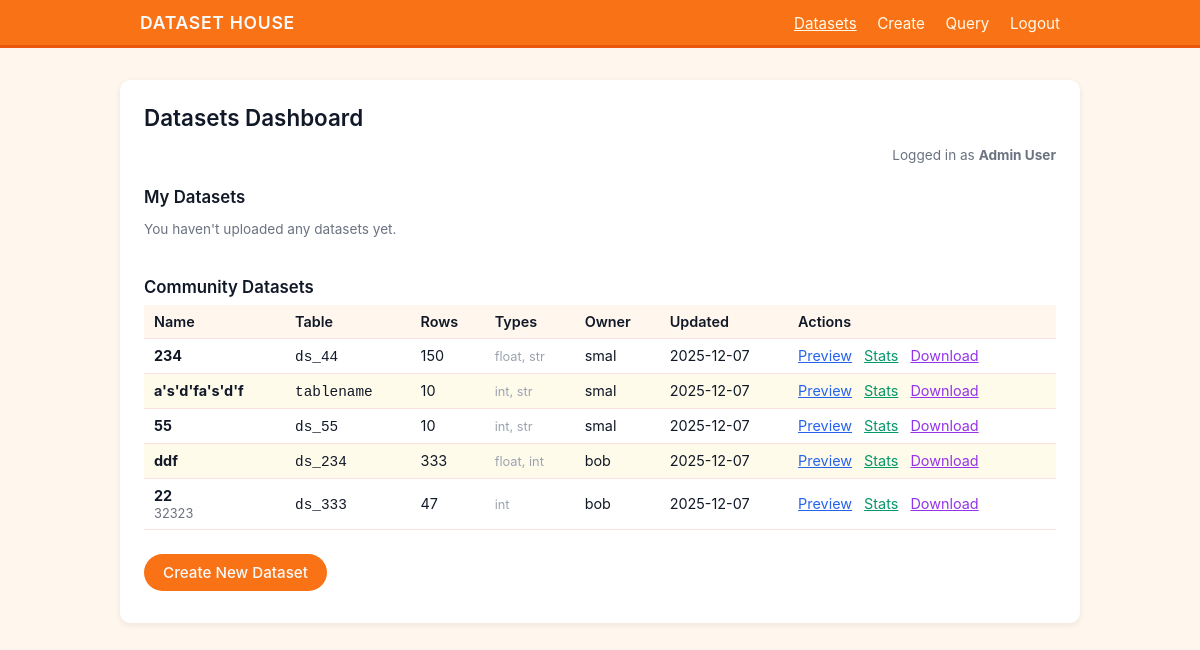
Page /datasets (signed in) on the committed database.
### models.py (models this page shows, shortened)
class User(UserMixin, db.Model):
    __tablename__ = 'users'
    id = db.Column(db.Integer, primary_key=True)  # PK_user_id
    full_name = db.Column(db.String(100), nullable=False)
    email = db.Column(db.String(120), unique=True, nullable=False)
    password_hash = db.Column(db.String(200), nullable=False)
    created_at = db.Column(db.DateTime, default=datetime.utcnow)
    datasets = db.relationship('Dataset', backref='owner', lazy=True)
    queries = db.relationship('QueryLog', backref='user', lazy=True)

class Dataset(db.Model):
    __tablename__ = 'datasets'
    id = db.Column(db.Integer, primary_key=True)
    name = db.Column(db.String(100), nullable=False)
    table_name = db.Column(db.String(100), unique=True, nullable=False)
    description = db.Column(db.Text)
    tags = db.Column(db.String(200))
    rows = db.Column(db.Integer, default=0)
    columns = db.Column(db.Integer, default=0)
    types = db.Column(db.String(200), default="unknown")
    visibility = db.Column(db.String(20), default='public')
    file_path = db.Column(db.String(200))
    created_at = db.Column(db.DateTime, default=datetime.utcnow)
    updated_at = db.Column(db.DateTime, default=datetime.utcnow, onupdate=datetime.utcnow)
    owner_id = db.Column(db.Integer, db.ForeignKey('users.id'), nullable=False)
    logs = db.relationship('QueryLog', backref='dataset', lazy=True, cascade="all, delete-orphan")

### app.py (the view)
@app.route('/datasets')
@login_required
def dataset_list():
    my_datasets = Dataset.query.filter_by(owner_id=current_user.id).order_by(Dataset.created_at.desc()).all()
    other_datasets = Dataset.query.filter(
        Dataset.owner_id != current_user.id,
        Dataset.visibility == 'public'
    ).order_by(Dataset.created_at.desc()).all()
    return render_template('datasets.html', my_datasets=my_datasets, other_datasets=other_datasets)

### app.py (called while the page is built)
@login_manager.user_loader
def load_user(user_id):
    return User.query.get(int(user_id))

### templates/datasets.html (shortened to what this page needs)
<!DOCTYPE html>
<html lang="en">
<head>
    <link rel="stylesheet" href="{{ url_for('static', filename='css/styles.css') }}">
</head>
<body>
<header>
    <div class="header-inner">
        <div class="logo">DATASET HOUSE</div>
        <nav>
            <a href="{{ url_for('dataset_list') }}" class="active">Datasets</a>
            <a href="{{ url_for('dataset_create') }}">Create</a>
            <a href="{{ url_for('dataset_query') }}" target="_blank">Query</a>
            <a href="{{ url_for('logout') }}">Logout</a>
        </nav>
    </div>
</header>
<main class="main">
    <h1>Datasets Dashboard</h1>
    <div class="text-right meta">
        Logged in as <strong>{{ current_user.full_name }}</strong>
    </div>
    <h2>My Datasets</h2>
    {% if my_datasets %}
    <table class="table">
        <thead>
        <tr>
            <th>Name</th>
            <th>Table</th>
            <th>Rows</th>
            <th>Types</th>
            <th>Updated</th>
            <th>Visibility</th>
            <th>Actions</th>
        </tr>
        </thead>
        <tbody>
        {% for ds in my_datasets %}
        <tr>
            <td>
                <strong>{{ ds.name }}</strong><br>
                <span class="text-muted" style="font-size:0.8rem">{{ ds.tags }}</span>
            </td>
            <td><code>{{ ds.table_name }}</code></td>
            <td>{{ ds.rows }}</td>
            <td><span class="field-note">{{ ds.types }}</span></td>
            <td>{{ ds.updated_at.strftime('%Y-%m-%d') }}</td>
            <td>
                {% if ds.visibility == 'private' %}
                <span class="badge" style="background:#fee2e2; color:#991b1b">Private</span>
                {% else %}
                <span class="badge">Public</span>
                {% endif %}
            </td>
            <td>
                <a href="{{ url_for('dataset_preview', id=ds.id) }}" class="action-link" style="color: #2563eb;">Preview</a>
                <a href="{{ url_for('dataset_stats', id=ds.id) }}" class="action-link" style="color: #059669;">Stats</a>
                <a href="{{ url_for('dataset_edit', id=ds.id) }}" class="action-link">Edit</a>
                <a href="{{ url_for('dataset_download', id=ds.id) }}" class="action-link" style="color: #9333ea;">Download</a>
            </td>
        </tr>
        {% endfor %}
        </tbody>
    </table>
    {% else %}
        <p class="text-muted">You haven't uploaded any datasets yet.</p>
    {% endif %}
    <h2 style="margin-top:40px;">Community Datasets</h2>
    {% if other_datasets %}
    <table class="table">
        <thead>
        <tr>
            <th>Name</th>
            <th>Table</th>
            <th>Rows</th>
            <th>Types</th>
            <th>Owner</th>
            <th>Updated</th>
            <th>Actions</th>
        </tr>
        </thead>
        <tbody>
        {% for ds in other_datasets %}
        <tr>
            <td>
                <strong>{{ ds.name }}</strong><br>
                <span class="text-muted" style="font-size:0.8rem">{{ ds.tags }}</span>
            </td>
            <td><code>{{ ds.table_name }}</code></td>
            <td>{{ ds.rows }}</td>
            <td><span class="field-note">{{ ds.types }}</span></td>
            <td>{{ ds.owner.full_name }}</td>
            <td>{{ ds.updated_at.strftime('%Y-%m-%d') }}</td>
            <td>
                <a href="{{ url_for('dataset_preview', id=ds.id) }}" class="action-link" style="color: #2563eb;">Preview</a>
                <a href="{{ url_for('dataset_stats', id=ds.id) }}" class="action-link" style="color: #059669;">Stats</a>
                <a href="{{ url_for('dataset_download', id=ds.id) }}" class="action-link" style="color: #9333ea;">Download</a>
            </td>
        </tr>
        {% endfor %}
        </tbody>
    </table>
    {% else %}
        <p class="text-muted">No public datasets from other users.</p>
    {% endif %}
    <div class="actions">
        <a href="{{ url_for('dataset_create') }}" class="btn btn-primary">Create New Dataset</a>
    </div>
</main>
</body>
</html>

### static/css/styles.css (style rules this page uses)
* { box-sizing: border-box; }
body { margin: 0; font-family: -apple-system, BlinkMacSystemFont, "Segoe UI", Roboto, sans-serif; background-color: #fff7ed; color: #111827; }
header { background-color: #f97316; color: #f9fafb; border-bottom: 3px solid #ea580c; }
.header-inner { max-width: 960px; margin: 0 auto; padding: 12px 20px; display: flex; align-items: center; justify-content: space-between; }
.logo { font-size: 1.1rem; font-weight: 600; letter-spacing: 0.04em; }
nav a { margin-left: 16px; text-decoration: none; color: #fffbeb; font-size: 0.95rem; }
nav a:hover, nav a.active { text-decoration: underline; }
.main { max-width: 960px; margin: 32px auto; padding: 24px 24px 32px; background-color: #ffffff; border-radius: 10px; box-shadow: 0 2px 6px rgba(15, 23, 42, 0.08); }
h1 { margin: 0 0 16px; font-size: 1.4rem; font-weight: 600; }
h2 { margin: 24px 0 8px; font-size: 1.05rem; font-weight: 600; }
.actions { margin-top: 24px; display: flex; gap: 12px; flex-wrap: wrap; }
.btn { display: inline-block; padding: 8px 18px; border-radius: 999px; border: 1px solid transparent; font-size: 0.95rem; font-weight: 500; text-decoration: none; text-align: center; cursor: pointer; }
.btn-primary { background-color: #f97316; color: #f9fafb; }
.table { width: 100%; border-collapse: collapse; margin-top: 8px; font-size: 0.9rem; }
.table th, .table td { padding: 8px 10px; border-bottom: 1px solid #fee2e2; text-align: left; }
.table th { background-color: #fff7ed; font-weight: 600; }
.table tr:nth-child(even) td { background-color: #fffbeb; }
.table a.action-link { margin-right: 8px; font-size: 0.9rem; }
.meta { font-size: 0.85rem; color: #6b7280; }
.text-right { text-align: right; }
.text-muted { color: #6b7280; font-size: 0.85rem; }
.field-note { font-size: 0.8rem; color: #9ca3af; }

### rows in the picture
User: full_name "Admin User"
Dataset: name "234", table_name "ds_44", rows "150", types "float, str", owner.full_name "smal", updated_at "2025-12-07"
Dataset: name "a's'd'fa's'd'f", table_name "tablename", rows "10", types "int, str", owner.full_name "smal", updated_at "2025-12-07"
Dataset: name "55", table_name "ds_55", rows "10", types "int, str", owner.full_name "smal", updated_at "2025-12-07"
Dataset: name "ddf", table_name "ds_234", rows "333", types "float, int", owner.full_name "bob", updated_at "2025-12-07"
Dataset: name "22", tags "32323", table_name "ds_333", rows "47", types "int", owner.full_name "bob", updated_at "2025-12-07"
